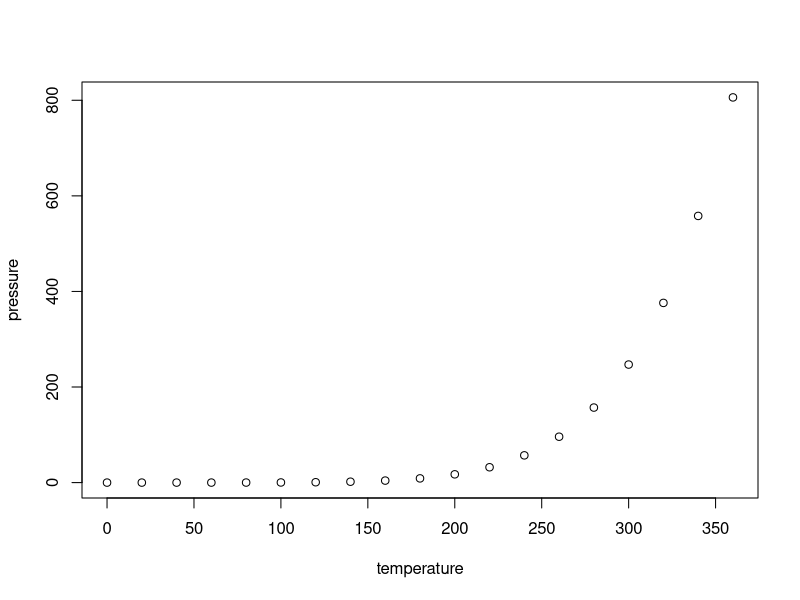
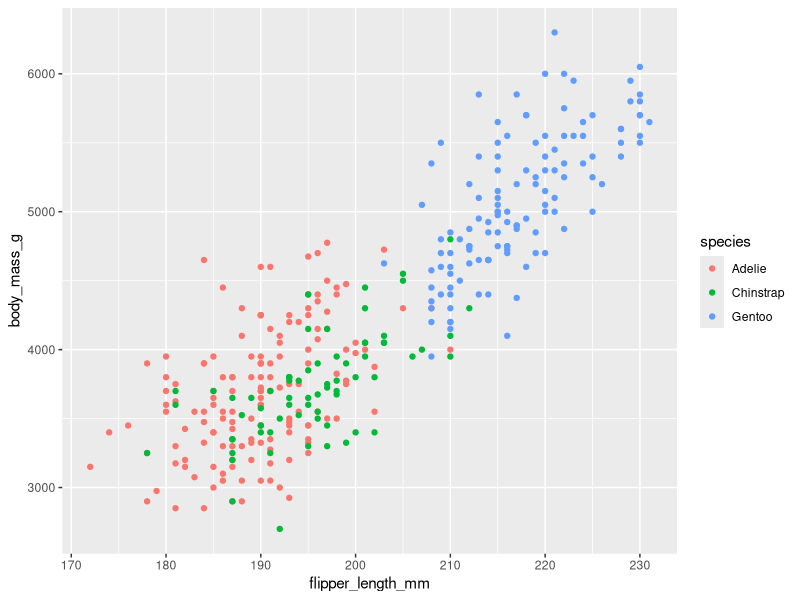

Recreate these plots in R, in order.
## ---- chunk 1
knitr::opts_chunk$set(echo = TRUE)
## ---- chunk 2
summary(cars)
## ---- chunk 3
plot(pressure)
## ---- chunk 4
library(ggplot2)
library(palmerpenguins)
summary(penguins)
## ---- chunk 5
library(ggplot2)
library(palmerpenguins)
ggplot(data = penguins, aes(x = flipper_length_mm, y = body_mass_g, color = species))+geom_point()  
